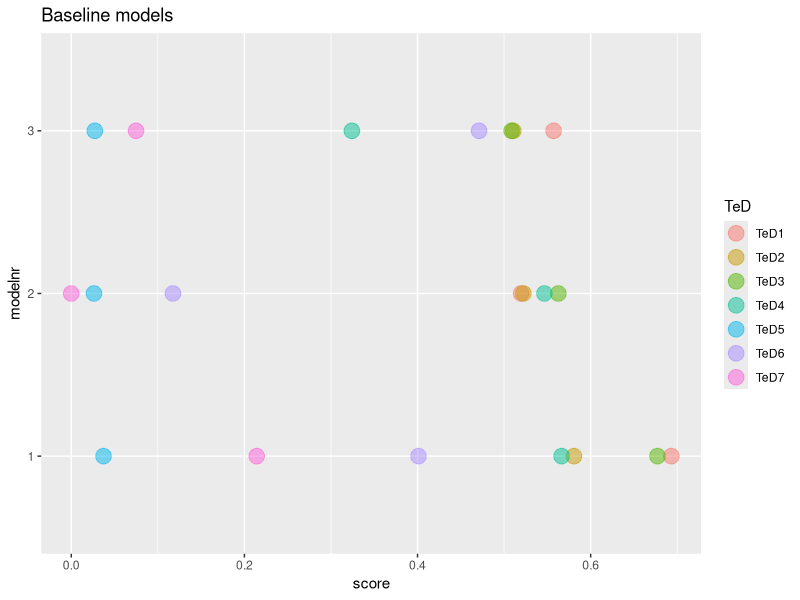
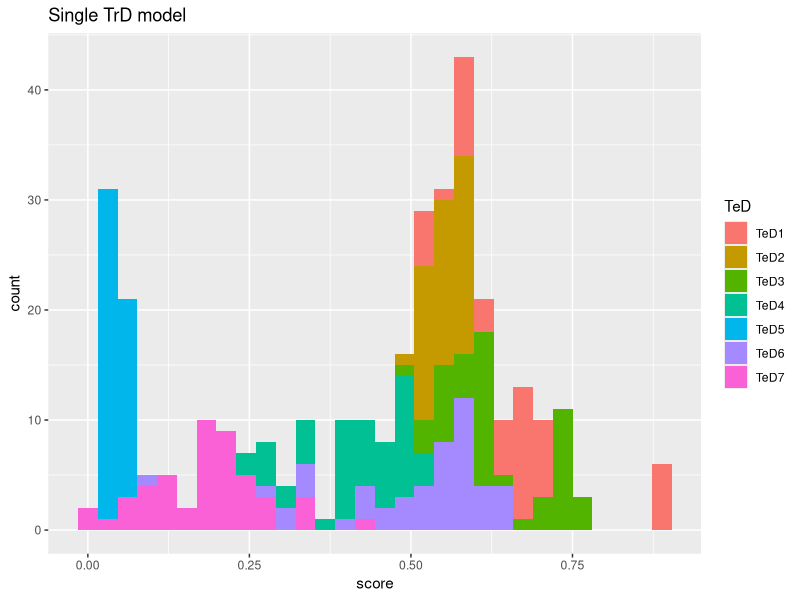
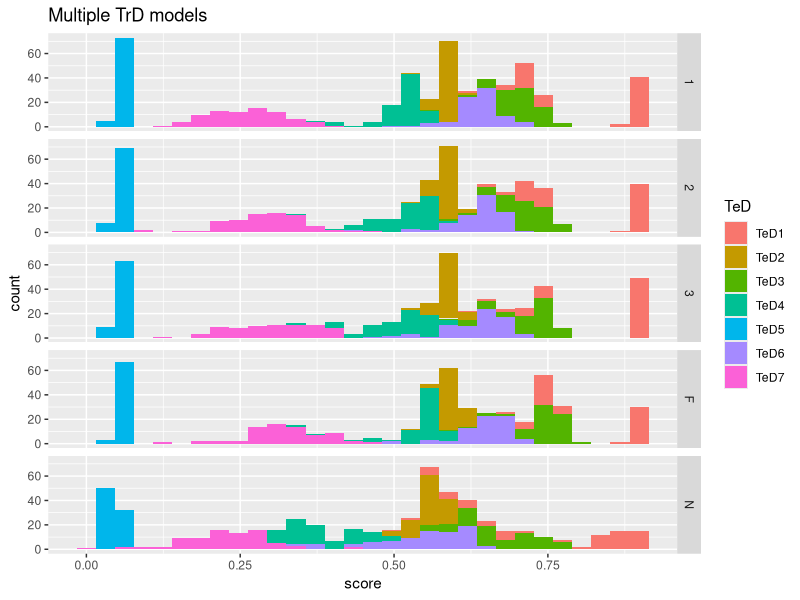
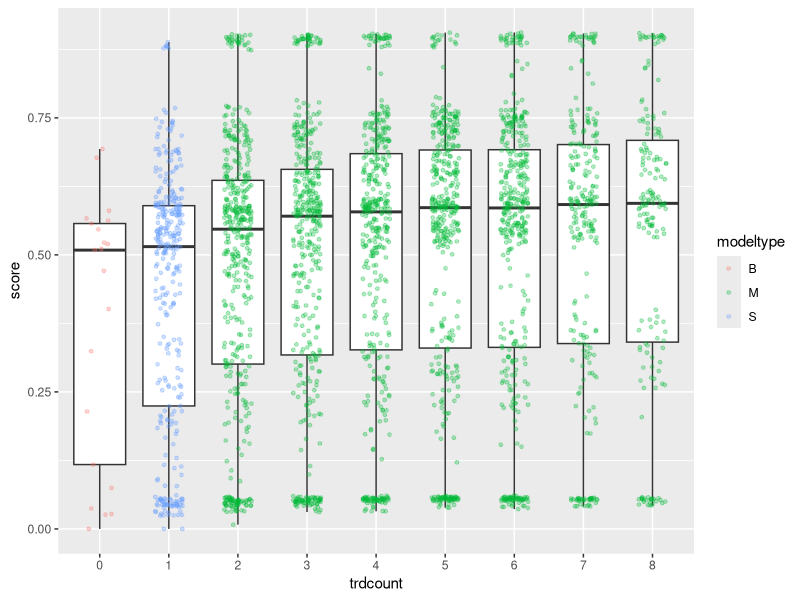

Write the R code that produced these figures, in order.
## ---- chunk 1
d <- read.csv("data.csv")
str(d)
## ---- chunk 2
table(d$model, d$TeD)
## ---- chunk 3
d$modeltype = factor(substring(d$model, 1, 1))
d$modelnr = factor(substring(d$model, 2))
temp = subset(d, select=c("TrD1", "TrD2", "TrD3", "TrD4", "TrD5", "TrD6", "TrD7", "TrD8"))
d$trdcount = factor(rowSums(temp, dims=1))
d$model = factor(d$model)
## ---- chunk 4
d
## ---- chunk 5
library(ggplot2)

ggplot(d[d$modeltype == "B",], aes(x=score, y=modelnr)) + geom_point(aes(col=TeD), alpha=0.5, size=5) + ggtitle("Baseline models")
## ---- chunk 6
ggplot(d[d$modeltype == "S",], aes(x=score, fill=TeD)) + geom_histogram() + ggtitle("Single TrD model")
## ---- chunk 7
ggplot(d[d$modeltype == "M",], aes(x=score, fill=TeD)) + geom_histogram() + facet_grid(modelnr ~ .) + ggtitle("Multiple TrD models")
## ---- chunk 8
ggplot(d, aes(x=trdcount, y=score)) + geom_boxplot(outlier.shape = NA) + geom_jitter(width = 0.2, alpha=0.3, size=1, aes(col=modeltype))
## ---- chunk 9

